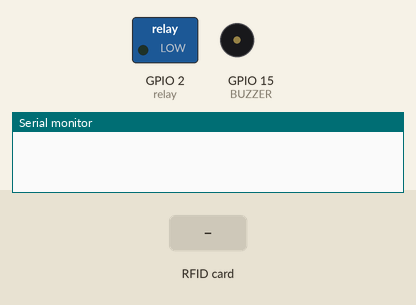
Recording of a sketch running on a simulated ESP8266 (Wemos D1 mini). Shown: switched loads named in the sketch (green lamp = pin HIGH), buzzer (waves = sounding, pin HIGH), the last lines printed to the serial monitor. Inputs (shaded band) come from the test bench.

Above: at 3.1 s.
3.2 s: RFID card 5E 7A 19 C4 held to the reader
At 6.4 s:
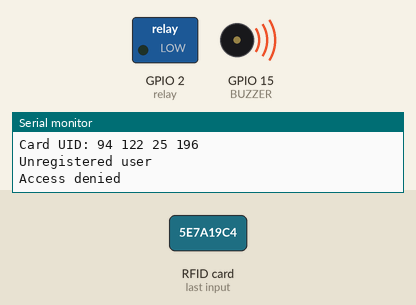
Timing chart, 0 to 8.5 s (numbered marks = the images above; inputs shaded):
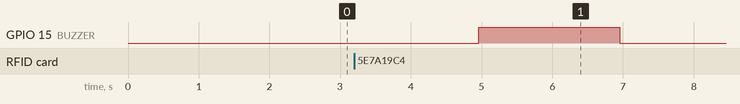

The sketch:

IoT_Smart_RFID_Door_Lock.ino
```cpp
// Fill-in information from your Blynk Template here
#define BLYNK_TEMPLATE_ID "TMPLmNMgpZzg"
#define BLYNK_DEVICE_NAME "IoT Smart Door"

#define BLYNK_FIRMWARE_VERSION        "0.1.0"

#define BLYNK_PRINT Serial
//#define BLYNK_DEBUG

#define APP_DEBUG

// Uncomment your board, or configure a custom board in Settings.h
//#define USE_SPARKFUN_BLYNK_BOARD
#define USE_NODE_MCU_BOARD
//#define USE_WITTY_CLOUD_BOARD
//#define USE_WEMOS_D1_MINI

#include "BlynkEdgent.h"
#include <SPI.h>
#include <MFRC522.h>

#define SS_PIN 4  // sda pin D2
#define RST_PIN 5 // RST (flash) pin D2

#define relay 2 //Relay Pin D4
#define BUZZER 15 //buzzer pin D8


MFRC522 mfrc522(SS_PIN, RST_PIN);        // Create MFRC522 instance.

SimpleTimer timer;
int button1 = 0;
int button2 = 0;
int button3 = 0;
WidgetTerminal terminal(V2);

void setup()
{
  Serial.begin(115200);
  delay(100);

  BlynkEdgent.begin();

  pinMode(relay, OUTPUT);
  pinMode(BUZZER, OUTPUT);

  SPI.begin();                // Init SPI bus
  mfrc522.PCD_Init();        // Init MFRC522 card
  timer.setInterval(3000L, iot_rfid);
}

void loop() {
  timer.run(); // Initiates SimpleTimer
  BlynkEdgent.run();
}
void iot_rfid()
{

  // Prepare key - all keys are set to FFFFFFFFFFFFh at chip delivery from the factory.
  MFRC522::MIFARE_Key key;
  for (byte i = 0; i < 6; i++) {
    key.keyByte[i] = 0xFF;
  }
  // Look for new cards
  if ( ! mfrc522.PICC_IsNewCardPresent()) {
    return;
  }

  // Select one of the cards
  if ( ! mfrc522.PICC_ReadCardSerial()) {
    return;
  }
  // Now a card is selected. The UID and SAK is in mfrc522.uid.

  // Dump UID
  Serial.print("Card UID:");
  for (byte i = 0; i < mfrc522.uid.size; i++) {
    Serial.print(mfrc522.uid.uidByte[i] < 0x10 ? " 0" : " ");
    Serial.print(mfrc522.uid.uidByte[i], DEC);
  }
  Serial.println();

  // Dump PICC type
  byte piccType = mfrc522.PICC_GetType(mfrc522.uid.sak);
  //    Serial.print("PICC type: ");
  //Serial.println(mfrc522.PICC_GetTypeName(piccType));
  if (        piccType != MFRC522::PICC_TYPE_MIFARE_MINI
              &&        piccType != MFRC522::PICC_TYPE_MIFARE_1K
              &&        piccType != MFRC522::PICC_TYPE_MIFARE_4K) {
    //Serial.println("This sample only works with MIFARE Classic cards.");
    return;
  }
  // defining Cards here

  if ( ((mfrc522.uid.uidByte[0] == 129) && (mfrc522.uid.uidByte[1] == 163) && (mfrc522.uid.uidByte[2] == 220) && (mfrc522.uid.uidByte[3] == 121)) && (button1 == 1) )
  {
    Serial.println("Access Granted to Mr. Alsan");
    Blynk.virtualWrite(V2, "Access Granted to Mr. Alsan" );
    digitalWrite(relay, LOW);
    delay(5000);
    digitalWrite(relay, HIGH);
  }
  else if (( (mfrc522.uid.uidByte[0] == 134) && (mfrc522.uid.uidByte[1] == 96) && (mfrc522.uid.uidByte[2] == 128) && (mfrc522.uid.uidByte[3] == 248)) && (button2 == 1) )
  {
    Serial.println("Access Granted to Mrs. Aashika");
    Blynk.virtualWrite(V2, "Access Granted to Mrs. Aashika" );
    digitalWrite(relay, LOW);
    delay(5000);
    digitalWrite(relay, HIGH);
  }
  else if ( ((mfrc522.uid.uidByte[0] == 57) && (mfrc522.uid.uidByte[1] == 234) && (mfrc522.uid.uidByte[2] == 176) && (mfrc522.uid.uidByte[3] == 109)) && (button3 == 1) )
  {
    Serial.println("Access Granted to Dr. Smith");
    Blynk.virtualWrite(V2, "Access Granted to Dr. Smith" );
    digitalWrite(relay, LOW);
    delay(5000);
    digitalWrite(relay, HIGH);
  }

  else {
    Serial.println("Unregistered user");
    Blynk.virtualWrite(V2, "Unregistered user Trying to Access your Door Lock " );
    Serial.println("Access denied");
    Blynk.virtualWrite(V2, "Access denied");
    digitalWrite(BUZZER, HIGH);
    delay(2000);
    digitalWrite(BUZZER, LOW);
  }
}
// in Blynk app writes values to the Virtual Pin 3
BLYNK_WRITE(V3)
{
  button1 = param.asInt(); // assigning incoming value from pin V3 to a variable


}


// in Blynk app writes values to the Virtual Pin 4
BLYNK_WRITE(V4)
{
  button2 = param.asInt(); // assigning incoming value from pin V4 to a variable

}

BLYNK_WRITE(V5)
{
  button3 = param.asInt(); // assigning incoming value from pin V5 to a variable

}
```

Measured:
- after the input at 3.2 s, GPIO 15 (BUZZER): LOW → HIGH after 1.8 s, → LOW 2.0 s later
